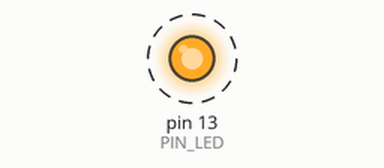
The sketch below on a simulated Arduino Uno, built with avr-gcc and run on an emulated ATmega328P. Parts: output pins drawn as LEDs (lit = HIGH). Dashed ring = blinking. What the sketch prints to the serial monitor is not drawn.

Above: at 0.5 s.
Timing chart, 0 to 4.6 s (numbered marks = the images above):
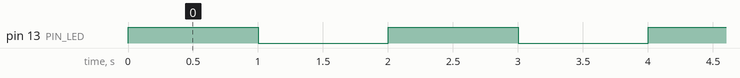

The sketch:

04_example_3.ino
```cpp
#define PIN_LED 13
unsigned int count, toggle;

void setup() {
  pinMode(PIN_LED, OUTPUT);
  Serial.begin(115200);
  while (!Serial) {
    ;
  }
  Serial.println("Hello world!");
  count = toggle = 0;
  digitalWrite(PIN_LED, toggle); //LED OFF.
}

void loop() {
  Serial.println(++count);

  toggle = toggle_state(toggle); //toogle LED value=1.
  digitalWrite(PIN_LED, toggle); //update LED.
  delay(1000);

  toggle = toggle_state(toggle); //update LED value=0.
  digitalWrite(PIN_LED, toggle); //update LED.
  delay(1000);
}

int toggle_state(int toggle){
  if (toggle == 1){
    return toggle - 1;
  }

  if (toggle == 0){
    return toggle + 1;
   }
}
```

Measured:
- by itself, pin 13 (PIN_LED): alternates HIGH for 1.0 s and LOW for 1.0 s
